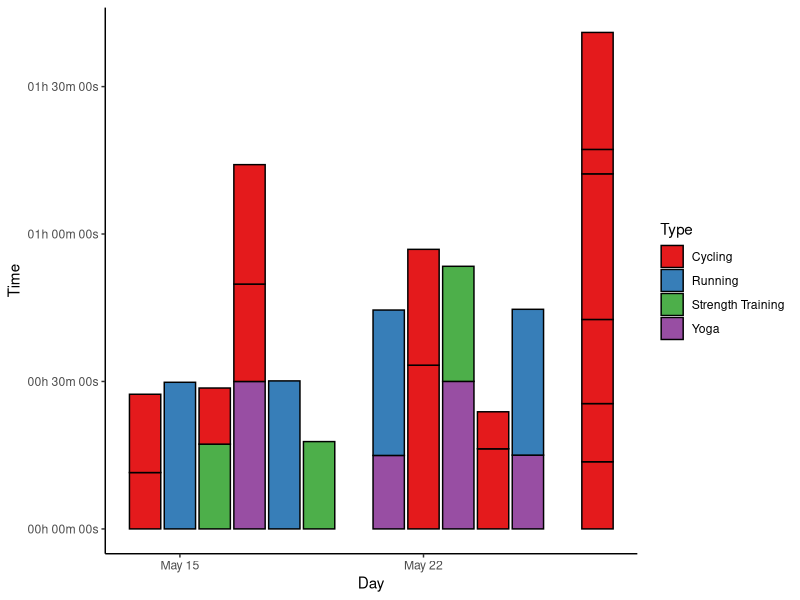
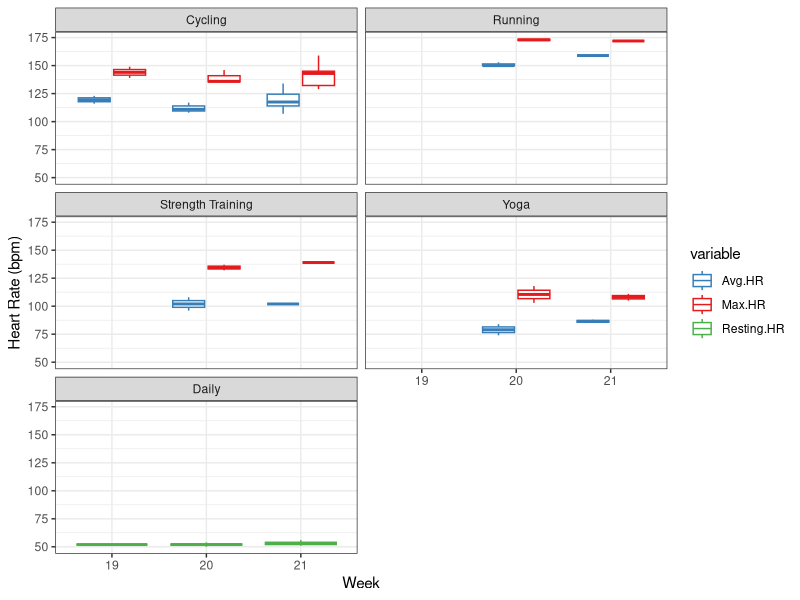
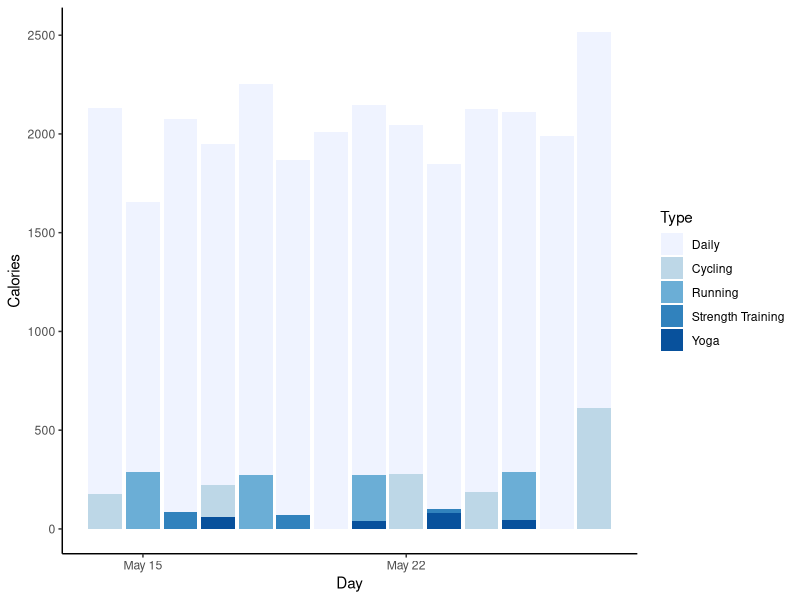

These figures' R source, in order:
## ---- chunk 1
setwd("C:/Users/Sarah/Dropbox/Fitness/SummerPain")
options(stringsAsFactors=FALSE)

library(chron)
library(plyr)
library(knitr)
library(ggplot2)
library(scales)
library(reshape2)
library(car)
## ---- chunk 2
# read in data
week1 <- read.table("Week1.csv", header=TRUE, sep=",", na.strings=c("NA", "--", ""))
week2 <- read.table("Week2.csv", header=TRUE, sep=",", na.strings=c("NA", "--", ""))

# combine data
data <- rbind(week2, week1)

# convert time/date objects
data$Start <- as.POSIXct(data$Start, format="%a, %d %B %Y %H:%M")
data$Time <- times(data$Time)

# remove morning exercise
dataf <- data[!data$Type=="Other", ]

# convert exercise type to factor and reorder for plotting
a <- recode(as.numeric(as.factor(dataf$Type)), "1=1; 2=5; 3=2; 4=3; 5=4")
dataf$Types <- reorder(dataf$Type, a)

# first look
summary(data)
dataf
## ---- chunk 3
# extract day from activity start
dataf$Day <- as.Date(dataf$Start)

# ignore daily data for plotting
datas <- subset(dataf, !Type=="Daily")

p1 <- ggplot(datas, aes(x=Day, y=Time, fill=Type)) +
  geom_bar(stat="identity", colour="black") + scale_fill_brewer(palette="Set1")
p1 <- p1 + scale_y_chron(labels=date_format("%Hh %Mm %Ss"))
p1 <- p1 + theme_classic()
p1
## ---- chunk 4
# melt HR data
HRdata <- melt(dataf, id.vars=c("Activity", "Types", "Day"),
               measure.vars=c("Avg.HR", "Max.HR", "Resting.HR"))

# group by week
HRdata$Week <- format(HRdata$Day, format="%W")

p2 <- ggplot(data=HRdata, aes(x=factor(Week), y=value, colour=variable)) +
  geom_boxplot() + scale_colour_manual(values=c("#377EB8", "#E41A1C", "#4DAF4A"))
p2 <- p2 + facet_wrap(~factor(Types), nrow=3)
p2 <- p2 + theme_bw() + labs(y="Heart Rate (bpm)", x="Week")
p2
## ---- chunk 5
#reorder types for this plo
#reorder types for this plot
b <- recode(as.numeric(as.factor(dataf$Types)), "1=2; 2=3; 3=4; 4=5; 5=1")
dataf$Types <- reorder(dataf$Type, b)

# sum up calories per exercise type per day
datac <- dcast(dataf, Day ~ Types, sum, value.var="Calories")
datacm <- melt(datac, id.vars="Day")
colnames(datacm) <- c("Day", "Type", "Calories")

p3 <- ggplot(datacm, aes(x=Day, y=Calories, fill=Type)) +
  geom_bar(stat="identity", position="identity") + scale_fill_brewer()
p3 <- p3 + theme_classic()
p3
## ---- chunk 6
kable(ddply(dataf, .(Type), summarise, duration=sum(Time), calories=sum(Calories)), format="html", table.attr="style='width:30%;'")
